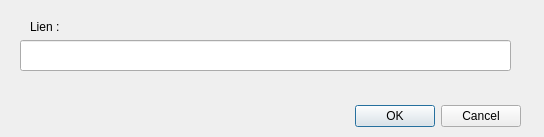
<?xml version="1.0" encoding="UTF-8"?>
<ui version="4.0">
 <class>AddItemDialog</class>
 <widget class="QDialog" name="AddItemDialog">
  <property name="geometry">
   <rect>
    <x>0</x>
    <y>0</y>
    <width>544</width>
    <height>137</height>
   </rect>
  </property>
  <property name="windowTitle">
   <string>Dialog</string>
  </property>
  <widget class="QDialogButtonBox" name="buttonBox">
   <property name="geometry">
    <rect>
     <x>180</x>
     <y>100</y>
     <width>341</width>
     <height>32</height>
    </rect>
   </property>
   <property name="orientation">
    <enum>Qt::Horizontal</enum>
   </property>
   <property name="standardButtons">
    <set>QDialogButtonBox::Cancel|QDialogButtonBox::Ok</set>
   </property>
  </widget>
  <widget class="QLineEdit" name="urlLineEdit">
   <property name="geometry">
    <rect>
     <x>20</x>
     <y>40</y>
     <width>491</width>
     <height>31</height>
    </rect>
   </property>
  </widget>
  <widget class="QLabel" name="label">
   <property name="geometry">
    <rect>
     <x>30</x>
     <y>20</y>
     <width>47</width>
     <height>13</height>
    </rect>
   </property>
   <property name="text">
    <string>Lien :</string>
   </property>
  </widget>
 </widget>
 <resources/>
 <connections>
  <connection>
   <sender>buttonBox</sender>
   <signal>accepted()</signal>
   <receiver>AddItemDialog</receiver>
   <slot>accept()</slot>
   <hints>
    <hint type="sourcelabel">
     <x>248</x>
     <y>254</y>
    </hint>
    <hint type="destinationlabel">
     <x>157</x>
     <y>274</y>
    </hint>
   </hints>
  </connection>
  <connection>
   <sender>buttonBox</sender>
   <signal>rejected()</signal>
   <receiver>AddItemDialog</receiver>
   <slot>reject()</slot>
   <hints>
    <hint type="sourcelabel">
     <x>316</x>
     <y>260</y>
    </hint>
    <hint type="destinationlabel">
     <x>286</x>
     <y>274</y>
    </hint>
   </hints>
  </connection>
 </connections>
</ui>
